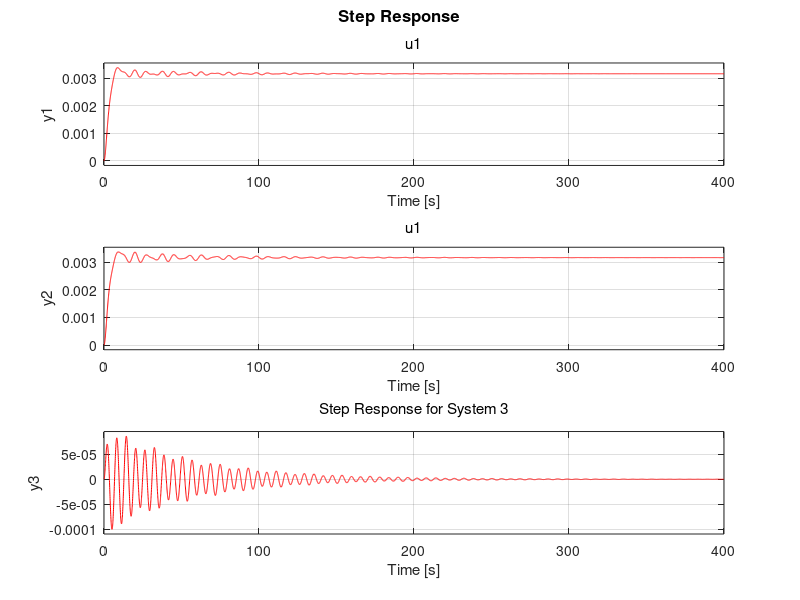

This chart was generated by the following MATLAB code:
% Linear
clc; clear;

% Defining system parameters
M = 1000;
mass_1 = 100;
mass_2 = 100;
length_1 = 20;
length_2 = 10;
g = 9.81;

% Constructing state space matrices
A = [0 1 0 0 0 0; 
     0 0 -(mass_1*g)/M 0 -(mass_2*g)/M 0;
     0 0 0 1 0 0;
     0 0 -((M+mass_1)*g)/(M*length_1) 0 -(mass_2*g)/(M*length_1) 0;
     0 0 0 0 0 1;
     0 0 -(mass_1*g)/(M*length_2) 0 -(g*(M+mass_2))/(M*length_2) 0];

B = [0; 1/M; 0; 1/(M*length_1); 0; 1/(M*length_2)];

D = 0;

% Setting LQR parameters
Q = diag([1000 100 1000 1000 100 100]);
R = 0.01;
[K, S, eigen_values] = lqr(A, B, Q, R);

% Defining observer output matrices and corresponding L matrices
C_matrices = {[1, 0, 0, 0, 0, 0];                         % Observing x component
              [0, 0, 1, 0, 0, 0; 1, 0, 0, 0, 0, 0];       % Observing theta1 and theta2
              [1, 0, 0, 0, 0, 0; 1, 0, 1, 0, 0, 0; 0, 0, 0, 0, 1, 0]}; % Observing x and theta
poles = -1:-1:-6;
L_matrices = arrayfun(@(i) place(A', C_matrices{i}', poles)', 1:length(C_matrices), 'UniformOutput', false);

% Setting initial conditions for the observer
initial_conditions = [10, 40, 10, 0, 60, 0, 0, 0, 0, 0, 0, 0];

% Determining the number of systems to analyze
number_of_systems = length(C_matrices);

% Choosing colors for each system
colors = ['b','g','r','c','m','y']; % Adjust as needed for more systems

% Constructing and analyzing each system
figure; % Creating a single figure window

for i = 1:number_of_systems
    A_q = [(A-B*K) B*K; zeros(size(A)) (A-L_matrices{i}*C_matrices{i})];
    B_q = [B; zeros(size(B))];
    C_q = [C_matrices{i} zeros(size(C_matrices{i}))];
    sys = ss(A_q, B_q, C_q, D);
    
    % Plotting initial response of the system
    subplot(number_of_systems, 2, 2*i-1);
    initial(sys, initial_conditions, colors(i));
    title(sprintf('Initial Response for System %d', i));
    grid on;

    % Plotting step response of the system
    subplot(number_of_systems, 2, 2*i);
    step(sys, colors(i));
    title(sprintf('Step Response for System %d', i));
    grid on;
end

% Adjusting the figure size for better visibility
set(gcf, 'Position', [100, 100, 1200, 800]);